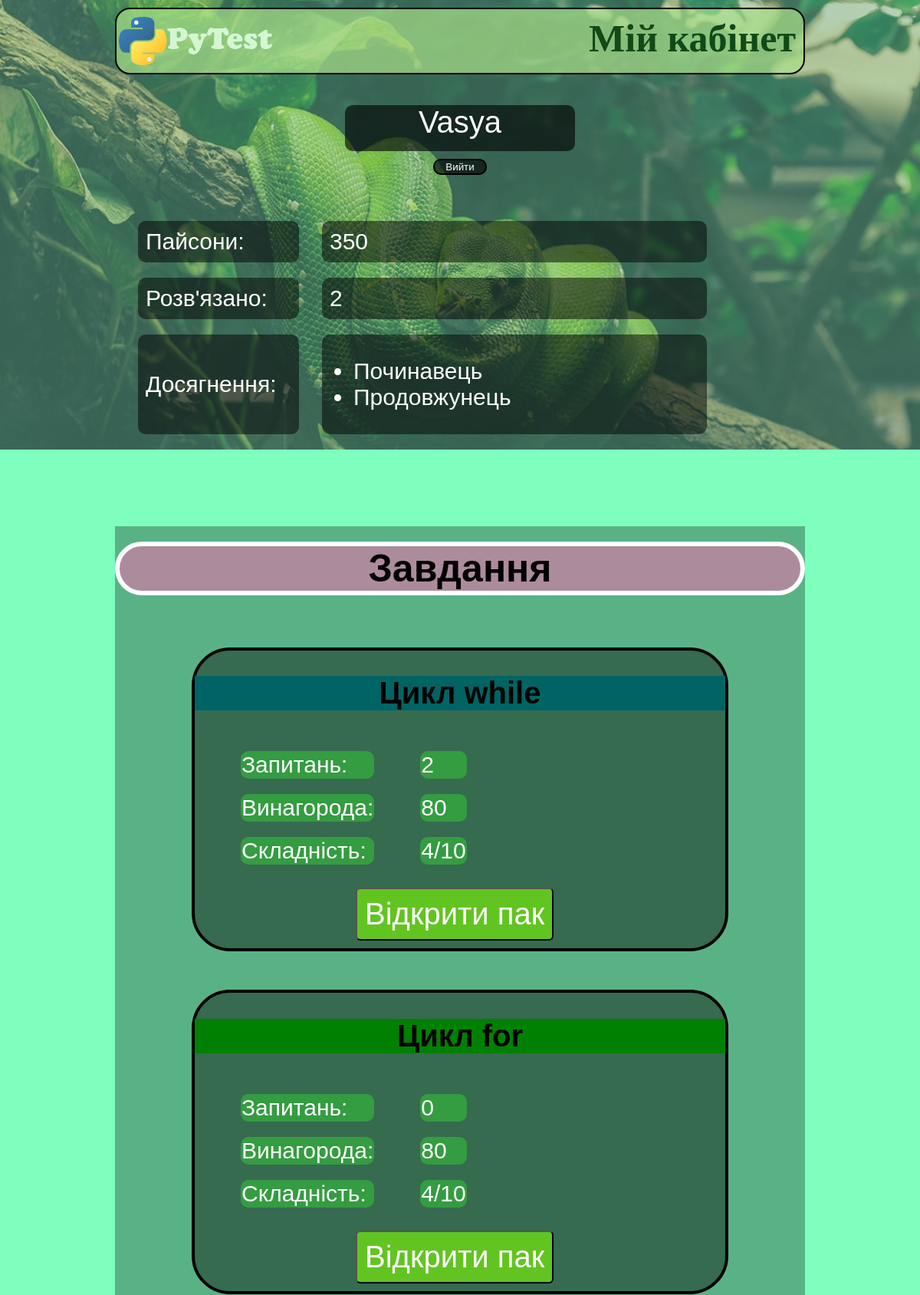
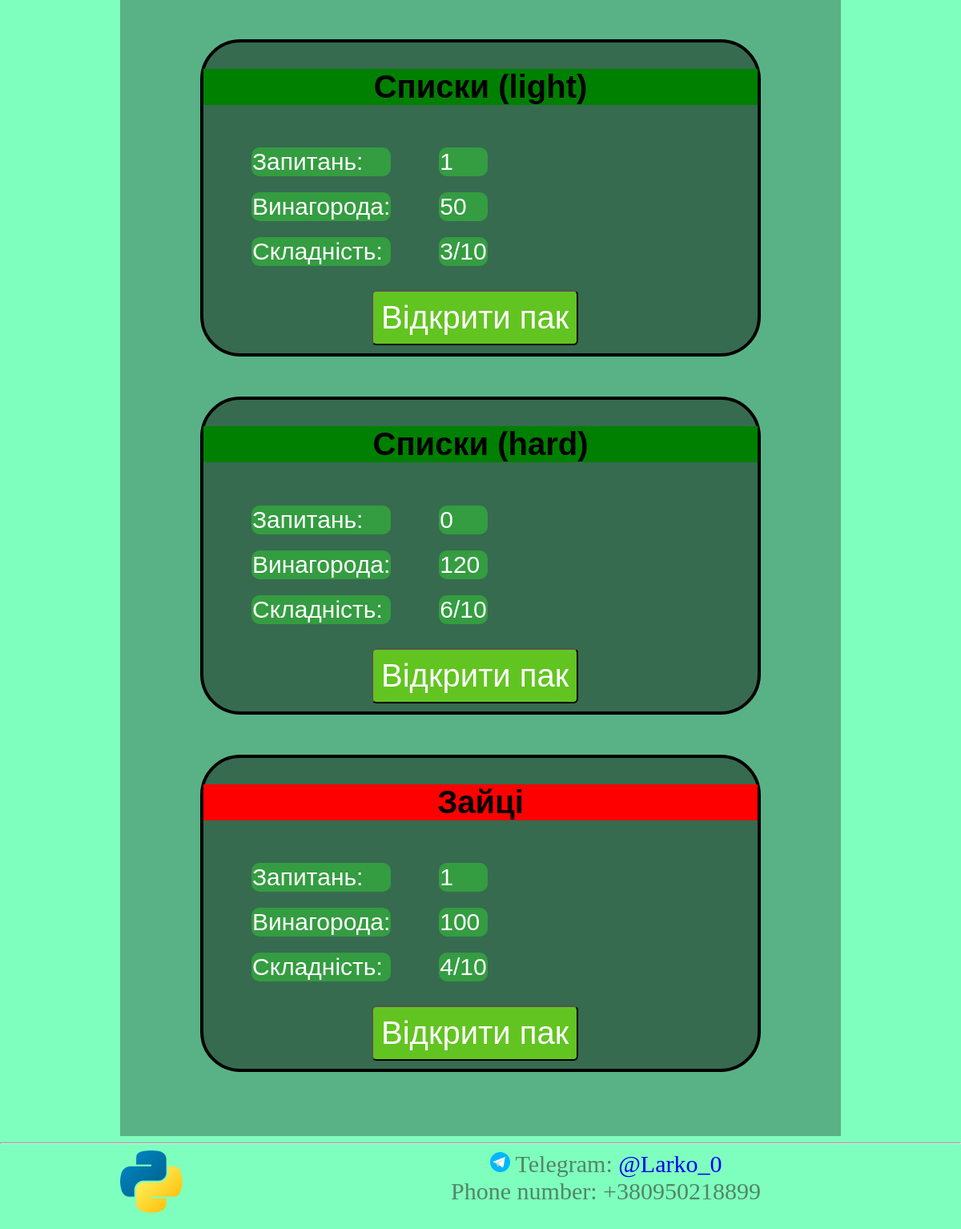
The page /catalog/packs/ (signed in) on the database its author committed (2 pictures, top to bottom).
### authsys/models.py (models this page shows, shortened)
class Achievement(models.Model):
    name = models.CharField(max_length=100, default="name")
    condition = models.TextField(default="text that describes achievement")
    reward_json = models.CharField(default="[]", max_length=500, help_text="json rewards")

### catalog/models.py (models this page shows, shortened)
class Pack(models.Model):
    name = models.CharField(max_length=50, default="PackName", help_text="Name of pack")
    reward = models.IntegerField(default=0, help_text="Reward in Paisons")
    difficulty = models.IntegerField(default=0, help_text="Difficult of pack")
    color = models.CharField(max_length=30, default="green")
    pack_class = models.CharField(max_length=30, default="0")
    def count_of_questions(self):
        return self.question_set.count()

### catalog/views.py (the view, shortened to what this page needs)
# urls.py: path("packs/", views.packs, name="packs"),
def packs(request):
    request.session['answers'] = None
    request.session['result_list'] = None
    user = request.user
    if user.is_authenticated:
        context = {}
        packs = []
        profile = user.userprofile
        i = 0
        print([failed.pack for failed in profile.failed_packs.all()])
        for pack in Pack.objects.all():
            if pack not in profile.completed_packs.all() and pack not in [failed.pack for failed in profile.failed_packs.all()]:
                packs.append(pack)
        context["completed_count"] = profile.completed_packs.count()
        context["all_packs"] = packs
        context["username"] = user.username
        context["paisons"] = profile.paisons
        context["achievements"] = profile.achievements.all()
        return render(request, "MyCabinet_page.html", context=context)
    else:
        return redirect("/auth/login/")

### catalog/templates/MyCabinet_page.html (shortened to what this page needs)
<!DOCTYPE html>
<html lang="en">
<head>
	{% load static %}
	<link rel="stylesheet" type="text/css" href="{% static 'css/MyCabinet_page.css' %}">
</head>
<body>
	<header>
	<div class="container">
		<div class="UpperRectangle clearfix">
			<a href="{% url 'catalog:index' %}">
			<img class="grow" src="{% static 'css/img/logo.png' %}" alt="Logo" id="logo">
			</a>
			<p>Мій кабінет</p>
		</div>
		<div id="nickname">
			<p>{{ username }}</p> <button onclick="window.open('{% url 'authsys:logout' %}', '_self')">Вийти</button>
		</div>
		<div>
			<table id="atributes">
				<tr>
					<td class="keyss">Пайсони: </td><td class="valuess">{{ paisons }}</td>
				</tr>
				<tr>
					<td class="keyss">Розв'язано: </td><td class="valuess">{{ completed_count }}</td>
				</tr>
				<tr>
					<td class="keyss">Досягнення: </td>
					{% if achievements %}
						<td id="achivements"><ul>
						{% for achievement in achievements %}
							<li>{{ achievement.name}}</li>
						{% endfor %}
						</ul></td>
					{% endif %}
				</tr>
			</table>
		</div>
	</div>
	</header>
	<section id="tasks_back" class="container">
		<h1 id="tasks_word">Завдання</h1>
		<br>
		{% for pack in all_packs %}
		<div class="task threed" id="VariablesPower">
			<h2 style="background-color: {{ pack.color }}">{{ pack.name }}</h2>
			<table>
				<tr>
					<td class="keys">Запитань: </td>
					<td class="values">{{ pack.count_of_questions }}</td>
				</tr>
				<tr>
					<td class="keys">Винагорода: </td>
					<td class="values">{{ pack.reward }}</td>
				</tr>
				<tr>
					<td class="keys">Складність: </td>
					<td class="values">{{ pack.difficulty }}/10</td>
				</tr>
			</table>
			<button class="to_pack_button grow"  onclick="toPage('Pack_page.html', '_self')">
				<p><a class="to_n_pack" href="{% url 'catalog:pack' pack.id %}">Відкрити пак</a></p>
			</button>
		</div>
		{% endfor %}
	</section>
	<footer>
		<hr/>
		<div class="container clearfix">
			<img src="{% static 'css/img/MiniLogo.png'%}", alt="Mini-logo", id="mini-logo">
			<p id="footer_info"><img style="width: 25px; height: auto;" src="{% static 'css/img/Telegram.png'%}"> Telegram: <a href="https://web.telegram.org/#/login">@Larko_0</a><br/>Phone number: +380950218899</p>
		</div>
	</footer>
</body>
</html>

### catalog/static/css/MyCabinet_page.css (style rules this page uses)
body { font-family: Cooper Black, Arial, sans-serif; padding: 0; margin: 0; background-color: rgba(0, 255, 127, 0.5) }
header { background: url("img/Bacground.png") no-repeat center top / cover; height: auto; padding: 10px 0 0 0; }
div { box-sizing: border-box; }
.container { width: 900px; margin: 0 auto; }
.clearfix:after { content: ''; display: table; width: 100%; clear: both; }
.UpperRectangle { margin-top: 0px; border-width: 2.51px; border-color: rgb(0, 0, 0); border-style: solid; border-radius: 20px; background-color: rgba(168, 224, 137, 0.7); height: 87px; }
.UpperRectangle p { float: right; margin-top: 8px; margin-right: 10px; margin-left: 70px; font-size: 50px; font-family: "Myriad Pro"; color: rgb(17, 74, 23); font-weight: bold; line-height: 1.2; text-align: center; }
#logo { max-width: 200px; height: auto; float: left; opacity: 100%; margin-top: 10px; margin-left: 3px; }
#nickname { text-align: center; }
#nickname p { margin: 40px 0 10px 300px; font-size: 40px; width: 300px; height: 60px; border-radius: 10px; background: rgba(0, 0, 0, 0.62); color: white; }
#nickname button { width: 70px; background-color: rgba(0, 0, 0, 0.62); border: 2px solid black; border-radius: 10px; color: white; }
#atributes { margin-top: 40px; border-spacing: 30px 20px; margin-bottom: 100px; }
#atributes td { border-radius: 10px; font-size: 30px; background: rgba(0, 0, 0, 0.5); color: white; }
.keyss { padding:10px; width: 190px; }
.valuess { padding: 10px; width: 50px; }
#achivements { width: 500px; }
#tasks_back { padding-top: 20px; padding-bottom: 30px; background-color: rgba(0, 0, 0, 0.3); }
#tasks_word { text-align: center; font-size: 50px; color: black; border: 6px solid white; margin: 0px; background-color: rgba(255, 105, 180, 0.5); border-radius: 60px; }
.task { width: 700px; margin: 50px 100px; border-radius: 50px; border: 4px solid black; }
.task h2 { text-align: center; color: black; font-size: 40px; }
.task table { border-spacing: 60px 20px; }
.task table td { border-radius: 10px; font-size: 30px; background: rgba(50, 205, 50, 0.5); color: white; }
.task button { background-color: rgba(127, 255, 0, 0.6); border-radius: 6px; margin: 10px 210px; padding: 10px; }
.task button p { margin: 0; color: white; font-size: 40px; }
.task button a { color: white; text-decoration: none; }
#VariablesPower { background-color: rgba(0, 0, 0, 0.4); }
#VariablesPower h2 { background-color: green; }
#mini-logo { float: left; }
footer p { margin-top: 0; margin-right: 100px; float: right; font-family: "Myriad Pro"; color: rgb(82, 134, 104); font-size: 30px; text-align: center; }
footer a { text-decoration: none; }
.to_n_pack { text-decoration: none; }
.threed { -webkit-transition: all 0.3s ease;; -moz-transition: all 0.3s ease;; -o-transition: all 0.3s ease;; transition: all 0.3s ease; }

### rows shown on the page
Achievement: name "Починавець"
Achievement: name "Продовжунець"
Pack: name "Цикл while", count_of_questions "2", reward "80", difficulty "4"
Pack: name "Цикл for", count_of_questions "0", reward "80", difficulty "4"
Pack: name "Списки (light)", count_of_questions "1", reward "50", difficulty "3"
Pack: name "Списки (hard)", count_of_questions "0", reward "120", difficulty "6"
Pack: name "Зайці", count_of_questions "1", reward "100", difficulty "4"

### other values the page prints
{{ username }} "Vasya"
{{ paisons }} "350"
{{ completed_count }} "2"
